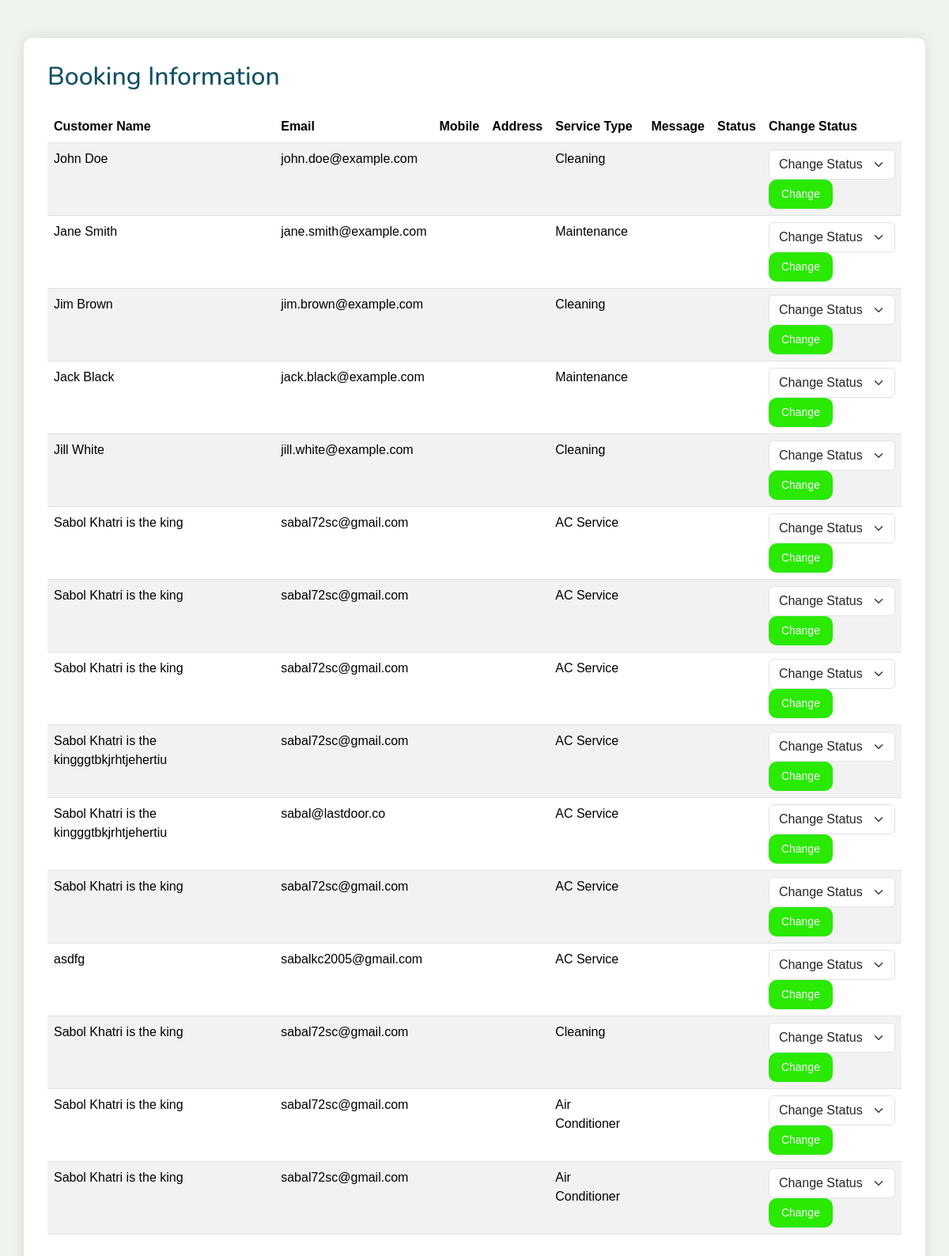
The app's page /Admin.php (signed in) with its own data.
### tables this page shows
CREATE TABLE `bookings` (
  `id` int(11) NOT NULL,
  `location` varchar(255) NOT NULL,
  `service_type` varchar(255) NOT NULL,
  `sub_service` varchar(255) NOT NULL,
  `hours` int(11) NOT NULL,
  `workers` int(11) NOT NULL,
  `booking_date` date NOT NULL,
  `booking_time` time NOT NULL,
  `customer_name` varchar(55) NOT NULL,
  `customer_email` varchar(255) NOT NULL,
  `customer_phone` varchar(20) NOT NULL,
  `payment_method` varchar(50) NOT NULL,
  `card_number` varchar(50) DEFAULT NULL
);

### Admin.php (the view, shortened to what this page needs)
<?php
require "db_Connect.php";
?>
<!DOCTYPE html>
<html lang="en">
<head>
    <link href="assets/vendor/bootstrap/css/bootstrap.min.css" rel="stylesheet">
    <link href="assets/css/main.css" rel="stylesheet">
</head>
<body>
    <div class="container mt-5">
        <h2 class="mb-4">Booking Information</h2>
        <table class="table table-striped">
            <thead>
                <tr>
                    <th>Customer Name</th>
                    <th>Email</th>
                    <th>Mobile</th>
                    <th>Address</th>
                    <th>Service Type</th>
                    <th>Message</th>
                    <th>Status</th>
                    <th>Change Status</th>
                </tr>
            </thead>
            <tbody>
                <?php
                $sql = "SELECT * FROM bookings";
                $result = $conn->query($sql);
                if ($result->num_rows > 0) {
                    while ($row = $result->fetch_assoc()) {
                        echo "<tr>";
                        echo "<td>" . $row["customer_name"] . "</td>";
                        echo "<td>" . $row["customer_email"] . "</td>";
                        echo "<td>" . $row["mobile"] . "</td>";
                        echo "<td>" . $row["address"] . "</td>";
                        echo "<td>" . $row["service_type"] . "</td>";
                        echo "<td>" . $row["message"] . "</td>";
                        echo "<td>" . $row["status"] . "</td>";
                        echo "<td>";
                        echo "<form method='post'>";
                        echo "<div class='btn-container'>";
                        echo "<select class='form-select me-2' name='status'>";
                        echo "<option value='New'>Change Status</option>";
                        echo "</select>";
                        echo "<button type='submit' class='btn btn-primary btn-sm'>Change</button>";
                        echo "</div>";
                        echo "</form>";
                        echo "</td>";
                        echo "</tr>";
                    }
                } else {
                    echo "<tr><td colspan='8'>No bookings found</td></tr>";
                }
                ?>
            </tbody>
        </table>
    </div>
</body>
</html>

### assets/css/main.css (style rules this page uses)
:root { --main-color: #4dbe20; --orange: #f39c12; --red: #e74c3c; --black: #333; --white: #fff; --light-color: #666; --light-bg: #eee; --border: .2rem solid var(--black); --box-shadow: 0 .5rem 1rem rgba(0,0,0,.1); --default-font: "Roboto", system-ui, -apple-system, "Segoe UI", Roboto, "Helvetica Neue", Arial, "Noto Sans", "Liberation Sans", sans-serif, "Apple Color Emoji", "Segoe UI Emoji", "Segoe UI Symbol", "Noto Color Emoji"; --heading-font: "Nunito", sans-serif; --nav-font: "Inter", sans-serif; --background-color: #eef3ee; --default-color: #000000; --heading-color: #0f5163; --accent-color: #0ed818; --nav-color: #313336; --nav-hover-color: #49bd26; --nav-dropdown-background-color: #ffffff; --nav-dropdown-color: #313336; --nav-dropdown-hover-color: #77b6ca; scroll-behavior: smooth; --linear-gradient-colors: linear-gradient(135deg, var(--nav-color), var(--heading-color), var(--nav-dropdown-hover-color)); --linear-hover-colors: linear-gradient(135deg, var(--nav-dropdown-hover-color), var(--heading-color), var(--nav-color)); }
* { font-family: 'Nunito', sans-serif; margin: 0; padding: 0; box-sizing: border-box; outline: none; border: none; text-decoration: none; }
html { overflow-x: hidden; }
body { color: var(--default-color); background-color: var(--background-color); font-family: var(--default-font); }
.container { background: #ffffff; box-shadow: 0 0 15px rgba(0, 0, 0, 0.1); border-radius: 10px; padding: 30px; }
h1, h2, h3, h4, h5, h6 { color: var(--heading-color); font-family: var(--heading-font); }
.btn-primary { background-color: #2ae903; color: #fff; border: none; border-radius: 10px; padding: 0.5rem 1rem; }
.container { margin-top: 5rem; background: #ffffff; box-shadow: 0 0 15px rgba(0, 0, 0, 0.1); border-radius: 10px; padding: 30px; }
* { margin: 0; padding: 0; box-sizing: border-box; font-family: 'Poppins', sans-serif; }

### records on screen
bookings: customer_name "John Doe", customer_email "john.doe@example.com", service_type "Cleaning"
bookings: customer_name "Jane Smith", customer_email "jane.smith@example.com", service_type "Maintenance"
bookings: customer_name "Jim Brown", customer_email "jim.brown@example.com", service_type "Cleaning"
bookings: customer_name "Jack Black", customer_email "jack.black@example.com", service_type "Maintenance"
bookings: customer_name "Jill White", customer_email "jill.white@example.com", service_type "Cleaning"
bookings: customer_name "Sabol Khatri is the king", customer_email "sabal72sc@gmail.com", service_type "AC Service"
bookings: customer_name "Sabol Khatri is the king", customer_email "sabal72sc@gmail.com", service_type "AC Service"
bookings: customer_name "Sabol Khatri is the king", customer_email "sabal72sc@gmail.com", service_type "AC Service"
bookings: customer_name "Sabol Khatri is the kingggtbkjrhtjehertiu", customer_email "sabal72sc@gmail.com", service_type "AC Service"
bookings: customer_name "Sabol Khatri is the kingggtbkjrhtjehertiu", customer_email "sabal@lastdoor.co", service_type "AC Service"
bookings: customer_name "Sabol Khatri is the king", customer_email "sabal72sc@gmail.com", service_type "AC Service"
bookings: customer_name "asdfg", customer_email "sabalkc2005@gmail.com", service_type "AC Service"
bookings: customer_name "Sabol Khatri is the king", customer_email "sabal72sc@gmail.com", service_type "Cleaning"
bookings: customer_name "Sabol Khatri is the king", customer_email "sabal72sc@gmail.com", service_type "Air Conditioner"
bookings: customer_name "Sabol Khatri is the king", customer_email "sabal72sc@gmail.com", service_type "Air Conditioner"
